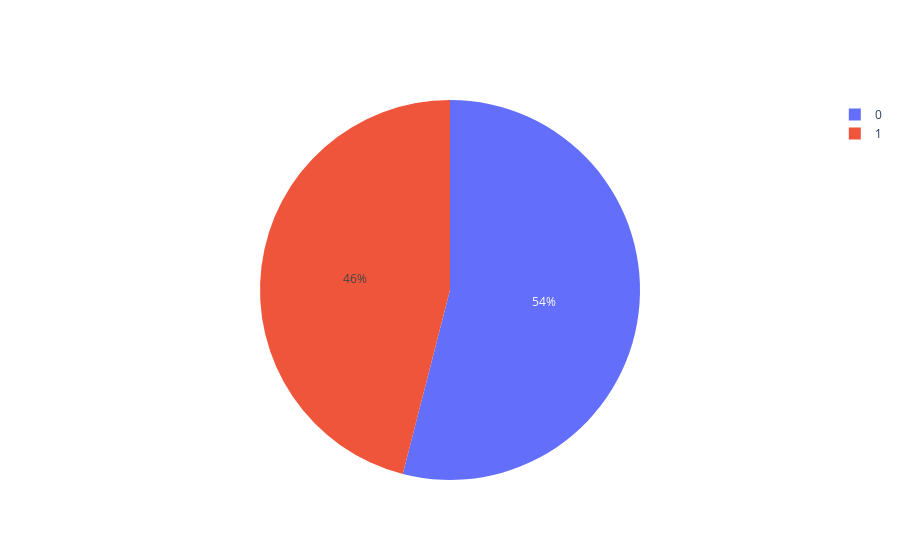

Source (notebook cell):
### Markdown cell above
# Contabilizamos y graficamos la distribución de Bernoulli

### Code cell
# Usamos plotly para hacer un diagrama de barras interactivo con la distribución de los datos

# Contamos los valores CERO y UNO
datos = {}

for valor in distribucion:
    if valor in datos:
        datos[valor] += 1
    else:
        datos[valor] = 1
print(datos.keys())
print(datos.values())
print(datos)

fig = go.Figure(data=[go.Pie(labels=list(datos.keys()), values=list(datos.values()))])
fig.show()

### Figure 1 — Plotly figure (JSON) as saved in the notebook; plotly's stock layout.template omitted (floating-point values rounded to 4 significant figures)
{"data": [{"labels": [0, 1], "type": "pie", "values": [54, 46]}], "layout": {}}
